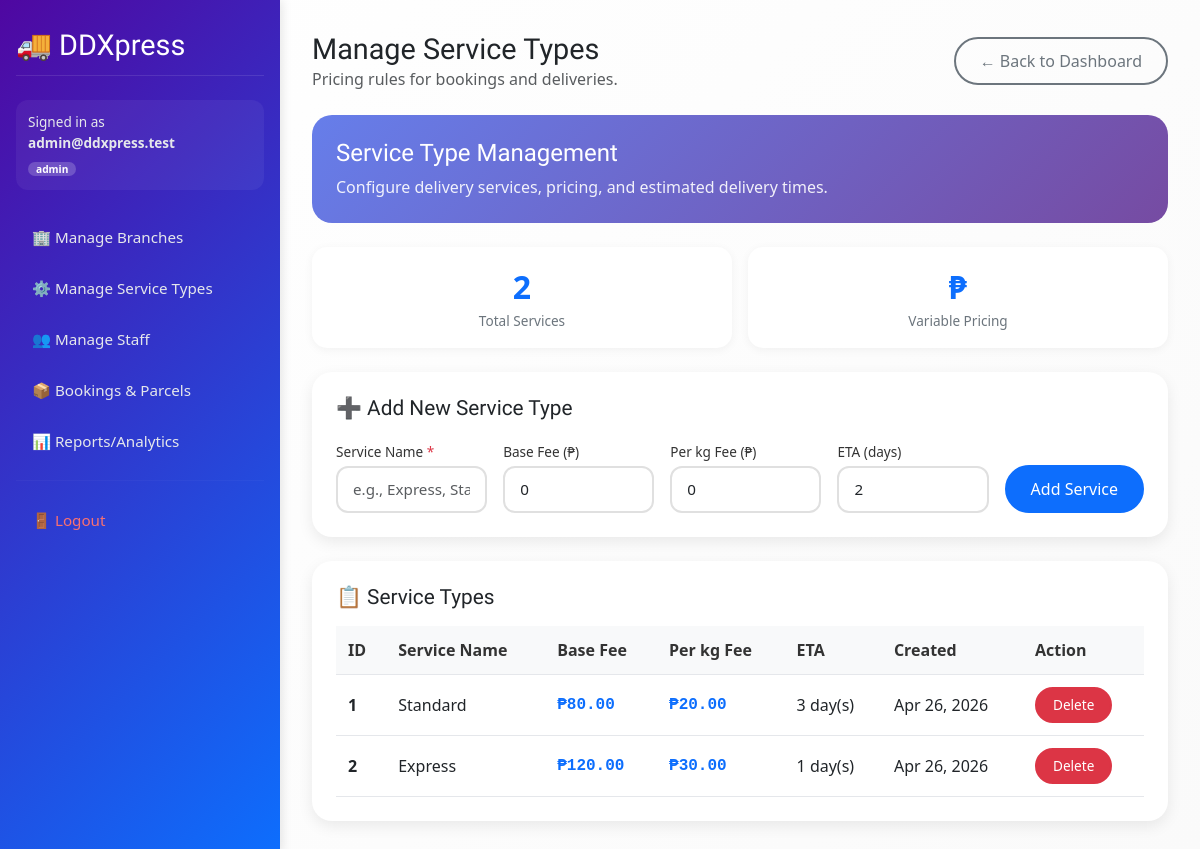
Page /admin/service_types.php (signed in) on the committed database.
### tables this page shows
CREATE TABLE service_type (
  id INT AUTO_INCREMENT PRIMARY KEY,
  name VARCHAR(120) NOT NULL,
  base_fee DECIMAL(10,2) NOT NULL DEFAULT 0.00,
  per_kg_fee DECIMAL(10,2) NOT NULL DEFAULT 0.00,
  eta_days INT NOT NULL DEFAULT 2,
  created_at DATETIME NOT NULL DEFAULT CURRENT_TIMESTAMP
);

### includes/util.php (called while the page is built, shortened)
<?php
function h(?string $s): string
{
    return htmlspecialchars($s ?? "", ENT_QUOTES, "UTF-8");
}

### admin/service_types.php (the view, shortened to what this page needs)
<?php
require_once("../config/db.php");
require_once("../includes/util.php");
$stmt = $conn->prepare("SELECT id, name, base_fee, per_kg_fee, eta_days, created_at FROM service_type ORDER BY id ASC");
$stmt->execute();
$res = $stmt->get_result();
$rows = $res ? $res->fetch_all(MYSQLI_ASSOC) : [];
?>
<div class="services-header">
    <div>
        <h1 style="font-family: 'ADLaM Display', serif; font-size: 1.8rem; margin: 0;">Manage Service Types</h1>
        <p class="text-muted mb-0">Pricing rules for bookings and deliveries.</p>
    </div>
    <a class="btn-back" href="/DDXpress/admin/dashboard.php">← Back to Dashboard</a>
</div>
<div class="welcome-card">
    <h2>Service Type Management</h2>
    <p>Configure delivery services, pricing, and estimated delivery times.</p>
</div>
<div class="stats-grid">
    <div class="stat-box">
        <div class="stat-number"><?= count($rows) ?></div>
        <div class="stat-label">Total Services</div>
    </div>
    <div class="stat-box">
        <div class="stat-number">₱</div>
        <div class="stat-label">Variable Pricing</div>
    </div>
</div>
<div class="form-card">
    <h3>➕ Add New Service Type</h3>
    <form method="post">
        <div class="row-flex">
            <div class="flex-grow">
                <label class="form-label">Service Name <span class="required-star">*</span></label>
                <input class="form-control" type="text" name="name" placeholder="e.g., Express, Standard, Economy" required>
            </div>
            <div class="flex-grow">
                <label class="form-label">Base Fee (₱)</label>
                <input class="form-control" type="number" step="0.01" min="0" name="base_fee" placeholder="0.00" value="0">
            </div>
            <div class="flex-grow">
                <label class="form-label">Per kg Fee (₱)</label>
                <input class="form-control" type="number" step="0.01" min="0" name="per_kg_fee" placeholder="0.00" value="0">
            </div>
            <div class="flex-grow">
                <label class="form-label">ETA (days)</label>
                <input class="form-control" type="number" min="1" name="eta_days" placeholder="2" value="2">
            </div>
            <div>
                <button class="btn-pill" type="submit" style="margin-top: 28px;">Add Service</button>
            </div>
        </div>
    </form>
</div>
<div class="services-card">
    <h3>📋 Service Types</h3>
    <?php if (empty($rows)): ?>
        <div class="text-muted text-center py-4">
            <p>No service types found. Add your first service type using the form above.</p>
        </div>
    <?php else: ?>
        <div class="table-responsive">
            <table class="services-table">
                <thead>
                    <tr>
                        <th>ID</th>
                        <th>Service Name</th>
                        <th>Base Fee</th>
                        <th>Per kg Fee</th>
                        <th>ETA</th>
                        <th>Created</th>
                        <th>Action</th>
                    </tr>
                </thead>
                <tbody>
                    <?php foreach ($rows as $r): ?>
                        <tr>
                            <td><strong><?= (int)$r["id"] ?></strong></td>
                            <td><?= h($r["name"]) ?></td>
                            <td class="fee-badge">₱<?= number_format((float)$r["base_fee"], 2) ?></td>
                            <td class="fee-badge">₱<?= number_format((float)$r["per_kg_fee"], 2) ?></td>
                            <td><?= (int)$r["eta_days"] ?> day(s)</td>
                            <td><?= date('M d, Y', strtotime($r["created_at"])) ?></td>
                            <td>
                                <form method="post" onsubmit="return confirm('Are you sure you want to delete this service type?');">
                                    <button class="btn-danger" type="submit">Delete</button>
                                </form>
                             </td>
                        </tr>
                    <?php endforeach; ?>
                </tbody>
            </table>
        </div>
    <?php endif; ?>
</div>
<?php
include("../layout/layout.php");
?>

### layout/layout.php (style rules this page uses)
* { margin: 0; padding: 0; box-sizing: border-box; }
body { background: linear-gradient(135deg, #ffffff 0%, #fafafa 100%); min-height: 100vh; font-family: 'Segoe UI', Tahoma, Geneva, Verdana, sans-serif; }
h1, h2, h3, h4, h5, h6 { font-family: 'ADLaM Display', serif; }

### admin/service_types.php (style rules this page uses)
.services-header { display: flex; justify-content: space-between; align-items: center; margin-bottom: 1.5rem; }
.welcome-card { background: linear-gradient(135deg, #667eea, #764ba2); border-radius: 20px; padding: 1.5rem; color: white; margin-bottom: 1.5rem; }
.welcome-card h2 { font-family: 'ADLaM Display', serif; margin: 0; font-size: 1.5rem; }
.welcome-card p { margin: 0.5rem 0 0; opacity: 0.9; }
.stats-grid { display: grid; grid-template-columns: repeat(auto-fit, minmax(200px, 1fr)); gap: 1rem; margin-bottom: 1.5rem; }
.stat-box { background: white; border-radius: 15px; padding: 1rem; text-align: center; box-shadow: 0 2px 10px rgba(0, 0, 0, 0.05); }
.stat-number { font-size: 2rem; font-weight: 700; color: #0d6efd; }
.stat-label { color: #6c757d; font-size: 0.85rem; }
.form-card { background: white; border-radius: 20px; padding: 1.5rem; box-shadow: 0 5px 15px rgba(0, 0, 0, 0.08); margin-bottom: 1.5rem; }
.form-card h3 { font-family: 'ADLaM Display', serif; font-size: 1.3rem; margin-bottom: 1rem; }
.services-card { background: white; border-radius: 20px; padding: 1.5rem; box-shadow: 0 5px 15px rgba(0, 0, 0, 0.08); }
.services-card h3 { font-family: 'ADLaM Display', serif; font-size: 1.3rem; margin-bottom: 1rem; }
.form-label { font-weight: 500; margin-bottom: 0.25rem; display: block; color: #333; font-size: 0.85rem; }
.form-control, .form-select { width: 100%; padding: 10px 15px; border: 2px solid #e0e0e0; border-radius: 12px; font-size: 0.95rem; transition: all 0.3s; }
.required-star { color: #dc3545; }
.btn-pill { padding: 10px 24px; border-radius: 30px; text-decoration: none; font-weight: 500; transition: all 0.3s; border: 2px solid #0d6efd; display: inline-block; background: #0d6efd; color: white; cursor: pointer; }
.btn-danger { padding: 6px 16px; border-radius: 30px; text-decoration: none; font-weight: 500; transition: all 0.3s; border: 2px solid #dc3545; display: inline-block; background: #dc3545; color: white; font-size: 0.85rem; cursor: pointer; }
.btn-back { padding: 10px 24px; border-radius: 30px; text-decoration: none; font-weight: 500; transition: all 0.3s; border: 2px solid #6c757d; display: inline-block; background: transparent; color: #6c757d; }
.table-responsive { overflow-x: auto; }
table { width: 100%; border-collapse: collapse; }
th, td { padding: 12px; text-align: left; border-bottom: 1px solid #e5e7eb; }
th { background: #f8f9fa; font-weight: 600; color: #333; }
.fee-badge { font-family: monospace; font-weight: 600; color: #0d6efd; }
.row-flex { display: flex; flex-wrap: wrap; gap: 1rem; align-items: flex-end; }
.flex-grow { flex: 1; min-width: 150px; }

### rows in the picture
service_type: id "1", name "Standard", base_fee "80.00", per_kg_fee "20.00", eta_days "3", created_at "Apr 26, 2026"
service_type: id "2", name "Express", base_fee "120.00", per_kg_fee "30.00", eta_days "1", created_at "Apr 26, 2026"

### other values in the picture
$email "admin@ddxpress.test"
$role "admin"
count($rows) "2"
